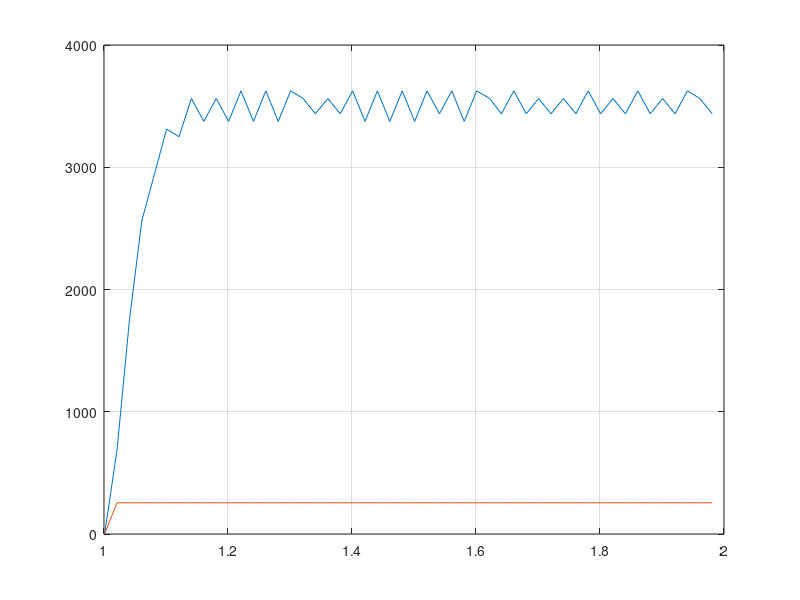

MATLAB code for this plot: (Note: this script raises an error after producing the figure.)
 clc;close all;clear all;
 

load('tout.mat')
load('velocidades.mat')
load('pwm.mat')


M=csvread('datos_identificacion.txt');

t=M(:,1)/1000;
p=M(:,2);
v=M(:,3);

t=t(50:end);
v=v(50:end);
p=p(50:end);



%velocidades es 0 hasta la fila 51, asi que para ajustar achico ambos vectores

% v = velocidades(50:end);

%tout va en intervalos de 0.2 asi que genero un t acorde
%t = 0:0.2:16.4;

%pwm
% pwm = double(pwm);
% p = double(pwm(50:end));

%veo si plotea bien
figure(1);
plot(t,v,t,p);
grid on;
hold on;



%ver el identification toolbox
s = tf('s');



G = 425.5/(s+30.87); %1 polo %int conf : 81.36
G2 = 1.211e05/((s+290.5995)*(s+30.2292)); %2 polos % int conf : 86.28
G3 = (2.531*s + 374.4)/(s+27.14); %1 zero, 1 polos int conf : 86.03
G4 = (-2.649e04*s + 7.134e06)/((s+17133.03)*(s+30.21));%1 zero, dos polos int conf 86.28
%nota, G4 es inestable a lazo cerrado, pero muy justito, dividiendo por 2
%se hace estable pero no nos sirve del todo,
opt = stepDataOptions('StepAmplitude',255);

figure(2)
plot(t-1,v,'g');
hold on;
step(G,opt,10)
step(G2,opt,10)
step(G3,opt,10)
step(G4,opt,10)
grid on;
xticks([0 0.02 0.04 0.06 0.08 0.1 0.12 0.14 0.16 0.18 0.2 0.22 0.24 0.26 0.28 0.3 0.32 0.34 0.36 0.38 0.4 0.42 0.44 0.46 0.48 0.5]);
legend('Data Original','1Polo','2Polos','1Zero 1Polo','1Zero, 2Polos')
xlim([0 0.5])
ylim([0 4000])

%vamos al sisotool
%requisitos: OS<3% , TS<0.1s

C = 0.16819*(s+37.31)/s;

%Graficamos la planta a lazo cerrado con controlador

figure();

step(feedback(G2*C,1),opt)
grid on;
